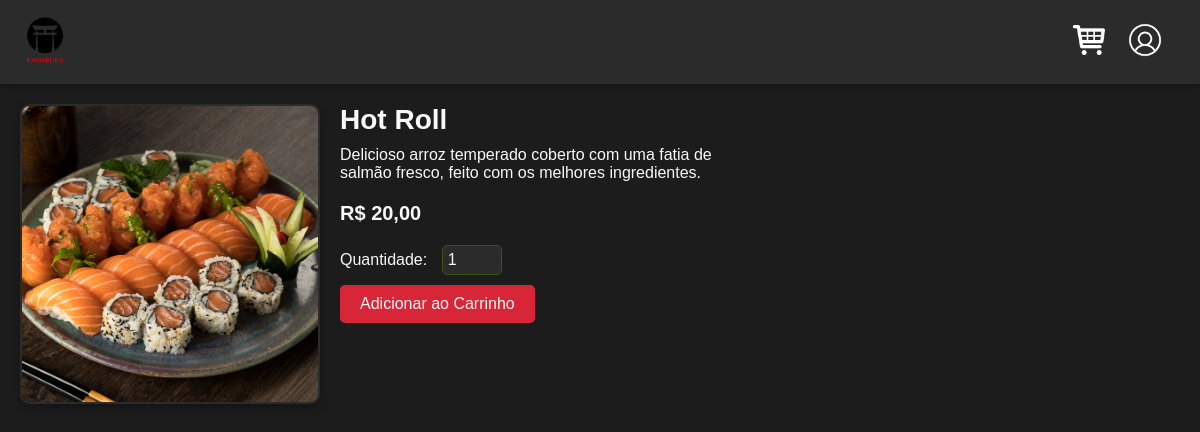
The page /pages/produto.php?pd=4 on the database its author committed.
### tables this page shows
CREATE TABLE tb_item (
    id INT AUTO_INCREMENT PRIMARY KEY,
    idCategoria INT,
    nome VARCHAR(255) NOT NULL,
    descricao TEXT,
    imagem VARCHAR(100),
    preco DECIMAL(10, 2) NOT NULL,
    FOREIGN KEY (idCategoria) REFERENCES tb_categoria(id)
);

### utils/database.php (called while the page is built, shortened)
<?php
    class Database {
        public $conn;
        public function __construct() {
            $servidor = "10.171.140.79";
            $usuario = "igor";
            $senha = "1qaSW@3edFR$";
            $banco = "projeto_cardapio";
            $this -> conn = new mysqli($servidor, $usuario, $senha, $banco);
        }
        public function get_product($product_id) {
            $q_product = "SELECT * FROM tb_item WHERE id = ?";
            $stmt = $this -> conn -> prepare($q_product);
            if ($stmt) {
                $stmt -> bind_param("i", $product_id);
                $stmt -> execute();
                $result = $stmt -> get_result();
                if ($result -> num_rows > 0) {
                    return $result -> fetch_assoc();
                }
                return null;
            }
        }
    }
?>

### pages/produto.php (the view, shortened to what this page needs)
<!DOCTYPE html>
<html lang="pt-BR">
<?php
    $id = isset($_GET['pd']) ? intval($_GET['pd']) : null;
    if ($id === null) {
        error404();
    }
    else {
        include '../utils/database.php';
        $db = new Database();
        $product = $db -> get_product($id);
    }
?>
<head>
    <link rel="stylesheet" href="/static/css/global.css">
    <link rel="stylesheet" href="/static/css/produto.css">
</head>
<body>
    <?php include '../templates/header.php' ?>
    <main class="product-page">
        <div class="product-container">
            <div class="product-image">
                <img src="/static/imgs/<?= htmlspecialchars($product['imagem']) ?>" alt="Produto">
            </div>
            <div class="product-details">
                <h1 class="product-title"><?= htmlspecialchars($product['nome']) ?></h1>
                <p class="product-description">
                    Delicioso arroz temperado coberto com uma fatia de salmão fresco, feito com os melhores ingredientes.
                </p>
                <p class="product-price">R$ <?= number_format($product['preco'], 2, ',', '.'); ?></p>
                <div class="product-quantity">
                    <label for="quantity">Quantidade:</label>
                    <input type="number" id="quantity" name="quantity" min="1" value="1">
                </div>
                <button class="btn add-to-cart" id="addBtn" >Adicionar ao Carrinho</button>
            </div>
        </div>
    </main>
</body>
</html>

### static/css/global.css (style rules this page uses)
* { margin: 0; padding: 0; box-sizing: border-box; font-family: Arial, sans-serif; text-decoration: none; }
:root { --color-background: #1C1C1C; --color-header: #2B2B2B; --color-shadow: rgba(0, 0, 0, 0.3); --color-border: #3A5311; --color-text-primary: #F8F8F8; --color-text-secondary: #B3B3B3; --color-text-price: #AAAAAA; --color-link: #3A5311; --color-link-hover: #D72638; --color-cart-count-bg: #D72638; --color-cart-count-text: #F8F8F8; --color-btn-primary: #D72638; --color-btn-primary-hover: #A81C2B; }
body, html { margin: 0; padding: 0; font-family: Arial, sans-serif; background-color: var(--color-background); color: var(--color-text-primary); }

### static/css/produto.css (style rules this page uses)
.product-page { padding: 20px; }
.product-container { display: flex; gap: 20px; align-items: flex-start; }
.product-image img { width: 300px; height: 300px; object-fit: cover; border: 2px solid var(--color-header); border-radius: 10px; box-shadow: 0 4px 8px var(--color-shadow); }
.product-details { max-width: 400px; }
.product-title { font-size: 28px; color: var(--color-text); margin-bottom: 10px; }
.product-description { font-size: 16px; color: var(--color-text); margin-bottom: 20px; }
.product-price { font-size: 20px; font-weight: bold; color: var(--color-accent-green); margin-bottom: 20px; }
.btn.add-to-cart { background-color: var(--color-btn-primary); color: var(--color-cart-count-text); border: none; border-radius: 5px; padding: 10px 20px; cursor: pointer; font-size: 16px; margin-top: 10px; transition: background-color 0.3s ease; }
.product-quantity { margin-top: 15px; }
.product-quantity label { font-size: 16px; color: var(--color-text-primary); }
.product-quantity input { width: 60px; padding: 5px; margin-left: 10px; font-size: 16px; color: var(--color-text-primary); background-color: var(--color-header); border: 1px solid var(--color-border); border-radius: 5px; }

### rows shown on the page
tb_item: imagem (picture), nome "Hot Roll", preco "20,00"
